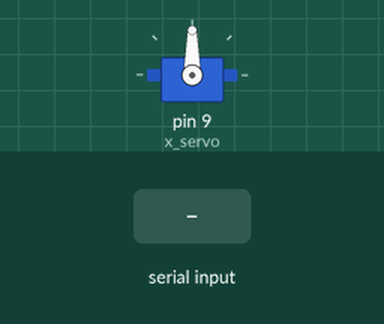
This sketch was run on a simulated Arduino Uno, built with avr-gcc and run on an emulated ATmega328P. On the bench: servo. The test bench sets the inputs (shaded band).

Above: at 1.2 s.
1.3 s: "x" received over Serial
At 2.2 s:
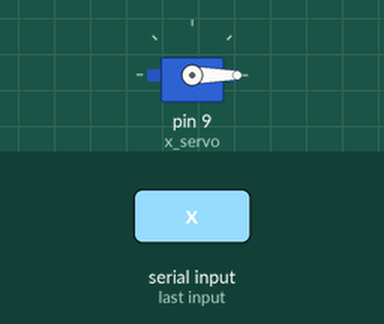
Timing chart, 0 to 4.3 s (numbered marks = the images above; inputs shaded):
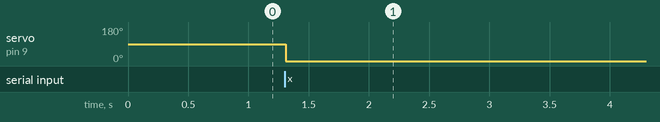

The sketch:

control.ino
```cpp
#include <Servo.h>

Servo x_servo;
int eixo = 0;
int byte_lido = 0;

void setup()
{
    Serial.begin(9600);
    x_servo.attach(9);
    x_servo.write(90); // posiciona x_servo no angulo zero grau.
}

void loop()
{
    // Enquanto houver algum byte na entrada serial.
    while (Serial.available() > 0)
    {
        eixo = Serial.read();
        if (eixo == 'x')
        {
            delay(10);
            byte_lido = Serial.read();
            x_servo.write(byte_lido); // Passa para o x_servo o valor de bytelido.
        }
    }
}
```

Measured:
- after the input at 1.3 s, servo on pin 9 (x_servo): 90° → 0° at once
